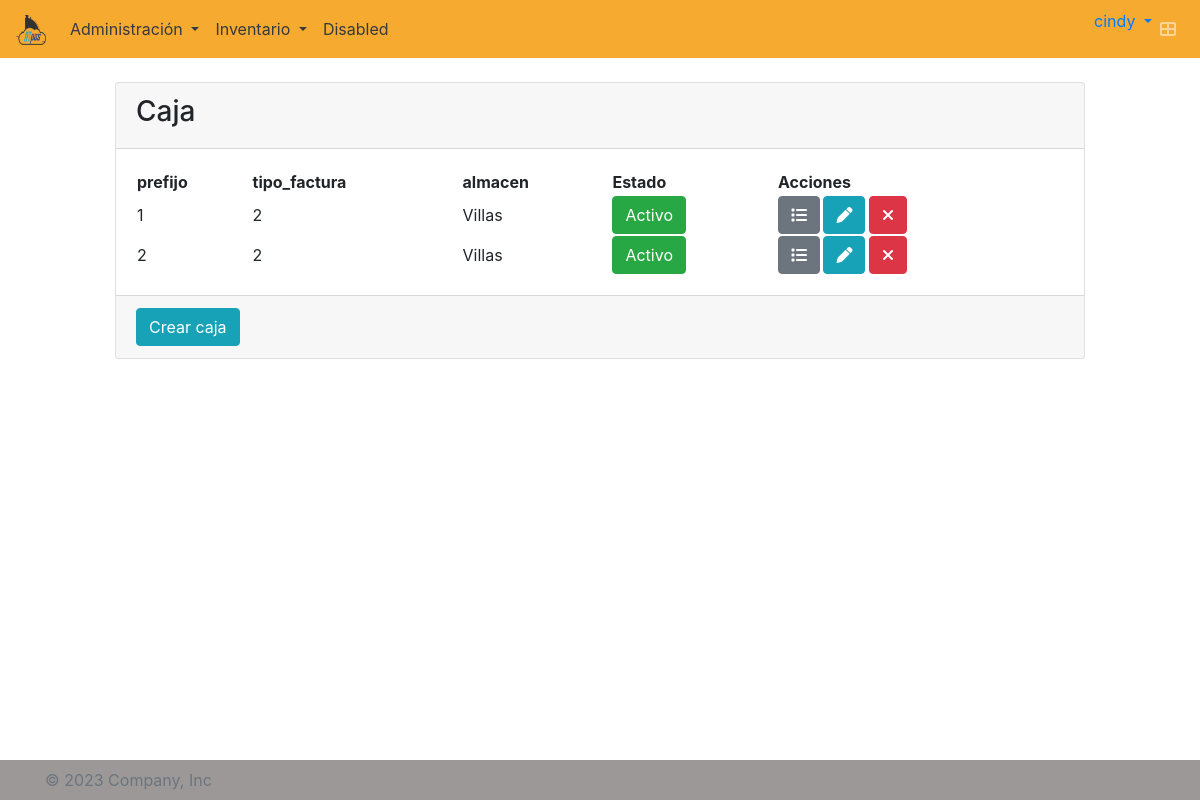
/caja/list/ (signed in), run on the app's committed database.
### atpos/models.py (models this page shows, shortened)
class Usuario(AbstractUser):
    empresa = models.ForeignKey(Empresa, on_delete=models.CASCADE, blank=True, null=True)
    tel_inicial = models.CharField(max_length=10, blank=True, null=True)
    class Meta:
        default_permissions = ()
        permissions = [('add_usuario', 'Usuario crear'),
                        ('change_usuario', 'Usuario modificar'),
                        ('delete_usuario', 'Usuario eliminar'),
                        ('view_usuario', 'Usuario ver'),
                        ('password_usuario', 'Puede cambiar la clave usuario')]

class Caja(models.Model):
    prefijo = models.CharField(max_length=5)
    tipo_factura = models.CharField(
        max_length=1,
        choices=TIPO_FACTURA,
        default=POS,
    )
    estado = models.CharField(max_length=1, choices=ESTADO, default=ACTIVO )
    almacen = models.ForeignKey(Almacen, on_delete=models.CASCADE, blank=False)
    empresa = models.ForeignKey(Empresa, on_delete=models.CASCADE, blank=True, null=True)
    class Meta:
        default_permissions = ()
        permissions = [('add_caja', 'Caja crear'),
                       ('change_caja', 'Caja modificar'),
                       ('delete_caja', 'Caja eliminar'),
                       ('view_caja', 'Caja ver')]
        unique_together = ('prefijo', 'empresa',)

class Almacen(models.Model):
    nombre_almacen = models.CharField(max_length=20)
    prefijo = models.CharField(max_length=5)
    telefono_fijo = models.CharField(max_length=30)
    telefono_celular = models.CharField(max_length=30)
    direccion_almacen = models.CharField(max_length=200)
    ciudad = models.CharField(max_length=30)
    listaprecios = models.ForeignKey(ListaPrecios, null=True, blank=True, on_delete=models.CASCADE)
    estado = models.CharField(
        max_length=1,
        choices=ESTADO,
        default=ACTIVO,
    )
    empresa = models.ForeignKey(Empresa, on_delete=models.CASCADE, blank=True, null=True)
    def __str__(self):
        return '{}'.format(self.nombre_almacen)
    class Meta:
        default_permissions = ()
        permissions = [('add_almacen', 'Almacén crear'),
                       ('change_almacen', 'Almacén modificar'),
                       ('delete_almacen', 'Almacén borrar'),
                       ('view_almacen', 'Almacén ver')]
        unique_together = ('empresa', 'nombre_almacen', 'prefijo')

### atpos/views.py (the view)
# urls.py: path('caja/list/', login_required(CajaList.as_view()), name='caja-list'),
class CajaList(ListView):
    model = Caja
    def get_context_data(self, **kwargs):
        context = super().get_context_data(**kwargs)
        return context
    def get_queryset(self):
        return Caja.objects.filter(empresa=self.request.user.empresa.id)

### atpos/templates/atpos/caja_list.html (shortened to what this page needs)
{% extends 'base.html' %}
{% load static %}
{% block content %}
<br>
<section class="content" style="display: grid; place-items: center;">
    <div class="col-md-10">
        <div class="card">
            <div class="card-header">
                <h3>Caja</h3>
            </div>
            <div class="card-body">
                <table id="myTable" class="display" style="width:100%">
                    <thead>
                        <tr>
                            <th>prefijo</th>
                            <th>tipo_factura</th>
                            <th>almacen</th>
                            <th>Estado</th>
                            <th>Acciones</th>
                        </tr>
                    </thead>
                    <tbody>
                        {% for caja in object_list %}
                        <tr>
                            <td>{{ caja.prefijo }}</td>
                            <td>{{ caja.tipo_factura }}</td>
                            <td>{{ caja.almacen }}</td>
                            {% if caja.estado == '1' %}
                            <td><button id="boton_estado_{{caja.id}}"
                                    onclick="cambiarEstado('{{caja.id}}', 'caja')"
                                    class="btn btn-success activo">Activo</button></td>
                            {% else %}
                            <td><button id="boton_estado_{{caja.id}}"
                                    onclick="cambiarEstado('{{caja.id}}', 'caja')"
                                    class="btn btn-danger inactivo">Inactivo</button></td>
                            {% endif %}
                            <td>{{ caja.Acciones }}
                                <div class="btn-group btn-group-sm" role="group">
                                    <div class="mx-auto">
                                        <a class="btn btn-secondary" href="{% url 'caja-detail' caja.id %}">
                                            <i class="fas fa-list"></i></a>
                                        <a class="btn btn-info" href="{% url 'caja-update' caja.id %}">
                                            <i class="fas fa-pen"></i></a>
                                        <a class="btn btn-danger" href="{% url 'caja-delete' caja.id %}">
                                                <i class="fas fa-times"></i></a>
                                    </div>
                                </div>
                            </td>
                        </tr>
                        {% endfor %}
                    </tbody>
                </table>
            </div>
            <div class="card-footer">
                <a href="{% url 'caja-crear' %}">
                    <button type="button" class="btn btn-info">Crear caja</button>
                </a>
            </div>
        </div>
    </div>
    <br><br>
</section>
{% endblock %}

### atpos/templates/components/navbar.html (shortened to what this page needs)
{% load static %}
<nav class="navbar navbar-expand-lg navbar-dark bg-color-nav">
  <a class="navbar-brand" href="{% url 'tablero' %}">
    <img src="{% static 'img/LogoATpos200px.png' %}" width="30" height="30" alt="">
  </a>
  <div class="collapse navbar-collapse colortext" id="navbarSupportedContent">
    <ul class="navbar-nav mr-auto">
      <li class="nav-item dropdown">
        <a class="nav-link dropdown-toggle text-dark" href="#" id="navbarDropdown" role="button" data-toggle="dropdown" aria-haspopup="true" aria-expanded="false">
          Administración
        </a>
      </li>
      <li class="nav-item dropdown">
        <a class="nav-link dropdown-toggle text-dark" href="#" id="navbarDropdown" role="button" data-toggle="dropdown" aria-haspopup="true" aria-expanded="false">
          Inventario
        </a>
      </li>
      <li class="nav-item">
        <a class="nav-link text-dark" href="#">Disabled</a>
      </li>
    </ul>
  </div>
  <ul class="navbar-nav ml-auto">
    <li class="dropdown user user-menu">
      <a href="#" class="dropdown-toggle" data-toggle="dropdown">
        <span class="hidden-xs">{{ user.username }}</span>
      </a>
    </li>
    <li class="nav-item">
      <a class="nav-link" data-widget="control-sidebar" data-slide="true" href="#" role="button">
        <i class="fas fa-th-large"></i>
      </a>
    </li>
  </ul>
</nav>

### atpos/static/atpos/css/style.css (style rules this page uses)
.bg-color-nav { background-color: #f7aa30!important; }

### data on the page
Usuario: username "cindy"
Caja: prefijo "1", tipo_factura "2", almacen "Villas"
Caja: prefijo "2", tipo_factura "2", almacen "Villas"
